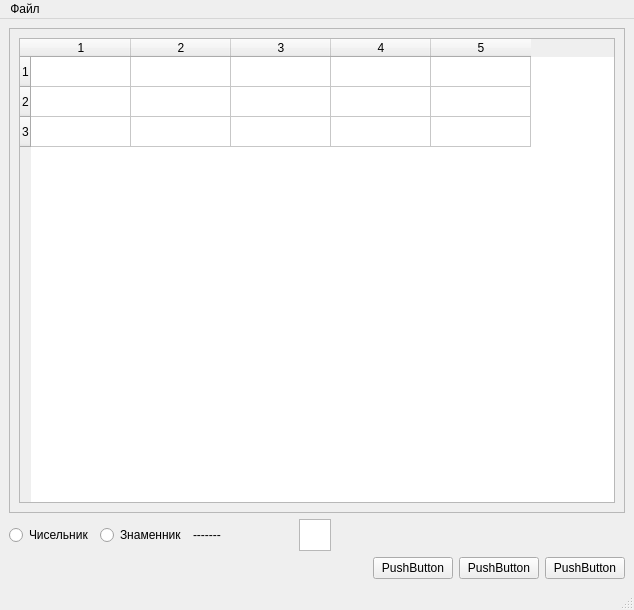
<?xml version="1.0" encoding="UTF-8"?>
<ui version="4.0">
 <class>MainWindow</class>
 <widget class="QMainWindow" name="MainWindow">
  <property name="geometry">
   <rect>
    <x>0</x>
    <y>0</y>
    <width>634</width>
    <height>610</height>
   </rect>
  </property>
  <property name="windowTitle">
   <string>MainWindow</string>
  </property>
  <widget class="QWidget" name="centralwidget">
   <layout class="QVBoxLayout" name="verticalLayout">
    <item>
     <widget class="QScrollArea" name="scrollArea">
      <property name="minimumSize">
       <size>
        <width>0</width>
        <height>480</height>
       </size>
      </property>
      <property name="maximumSize">
       <size>
        <width>16777215</width>
        <height>800</height>
       </size>
      </property>
      <property name="widgetResizable">
       <bool>true</bool>
      </property>
      <widget class="QWidget" name="scrollAreaWidgetContents">
       <property name="geometry">
        <rect>
         <x>0</x>
         <y>0</y>
         <width>614</width>
         <height>478</height>
        </rect>
       </property>
       <layout class="QVBoxLayout" name="verticalLayout_2">
        <item>
         <widget class="QTableWidget" name="tableWidget">
          <property name="layoutDirection">
           <enum>Qt::LeftToRight</enum>
          </property>
          <property name="rowCount">
           <number>3</number>
          </property>
          <property name="columnCount">
           <number>5</number>
          </property>
          <row/>
          <row/>
          <row/>
          <column/>
          <column/>
          <column/>
          <column/>
          <column/>
         </widget>
        </item>
       </layout>
      </widget>
     </widget>
    </item>
    <item>
     <layout class="QGridLayout" name="gridLayout_2">
      <property name="sizeConstraint">
       <enum>QLayout::SetMinimumSize</enum>
      </property>
      <item row="0" column="0">
       <widget class="QRadioButton" name="radioButton">
        <property name="text">
         <string>Чисельник</string>
        </property>
       </widget>
      </item>
      <item row="0" column="3">
       <widget class="QGraphicsView" name="graphicsView">
        <property name="maximumSize">
         <size>
          <width>32</width>
          <height>32</height>
         </size>
        </property>
       </widget>
      </item>
      <item row="0" column="2">
       <widget class="QLabel" name="label">
        <property name="minimumSize">
         <size>
          <width>100</width>
          <height>0</height>
         </size>
        </property>
        <property name="text">
         <string>-------</string>
        </property>
       </widget>
      </item>
      <item row="0" column="1">
       <widget class="QRadioButton" name="radioButton_2">
        <property name="text">
         <string>Знаменник</string>
        </property>
       </widget>
      </item>
      <item row="0" column="4">
       <spacer name="horizontalSpacer_2">
        <property name="orientation">
         <enum>Qt::Horizontal</enum>
        </property>
        <property name="sizeHint" stdset="0">
         <size>
          <width>40</width>
          <height>20</height>
         </size>
        </property>
       </spacer>
      </item>
     </layout>
    </item>
    <item>
     <layout class="QGridLayout" name="gridLayout">
      <item row="0" column="1">
       <widget class="QPushButton" name="pushButton">
        <property name="text">
         <string>PushButton</string>
        </property>
       </widget>
      </item>
      <item row="0" column="2">
       <widget class="QPushButton" name="pushButton_2">
        <property name="text">
         <string>PushButton</string>
        </property>
       </widget>
      </item>
      <item row="0" column="3">
       <widget class="QPushButton" name="pushButton_3">
        <property name="text">
         <string>PushButton</string>
        </property>
       </widget>
      </item>
      <item row="0" column="0">
       <spacer name="horizontalSpacer">
        <property name="orientation">
         <enum>Qt::Horizontal</enum>
        </property>
        <property name="sizeHint" stdset="0">
         <size>
          <width>40</width>
          <height>20</height>
         </size>
        </property>
       </spacer>
      </item>
     </layout>
    </item>
   </layout>
   <zorder>scrollArea</zorder>
   <zorder>radioButton</zorder>
   <zorder>radioButton_2</zorder>
   <zorder>label</zorder>
   <zorder>graphicsView</zorder>
   <zorder>graphicsView</zorder>
   <zorder>horizontalSpacer_2</zorder>
  </widget>
  <widget class="QMenuBar" name="menubar">
   <property name="geometry">
    <rect>
     <x>0</x>
     <y>0</y>
     <width>634</width>
     <height>21</height>
    </rect>
   </property>
   <widget class="QMenu" name="menu">
    <property name="title">
     <string>Файл</string>
    </property>
   </widget>
   <addaction name="menu"/>
  </widget>
  <widget class="QStatusBar" name="statusbar"/>
 </widget>
 <resources/>
 <connections/>
</ui>
